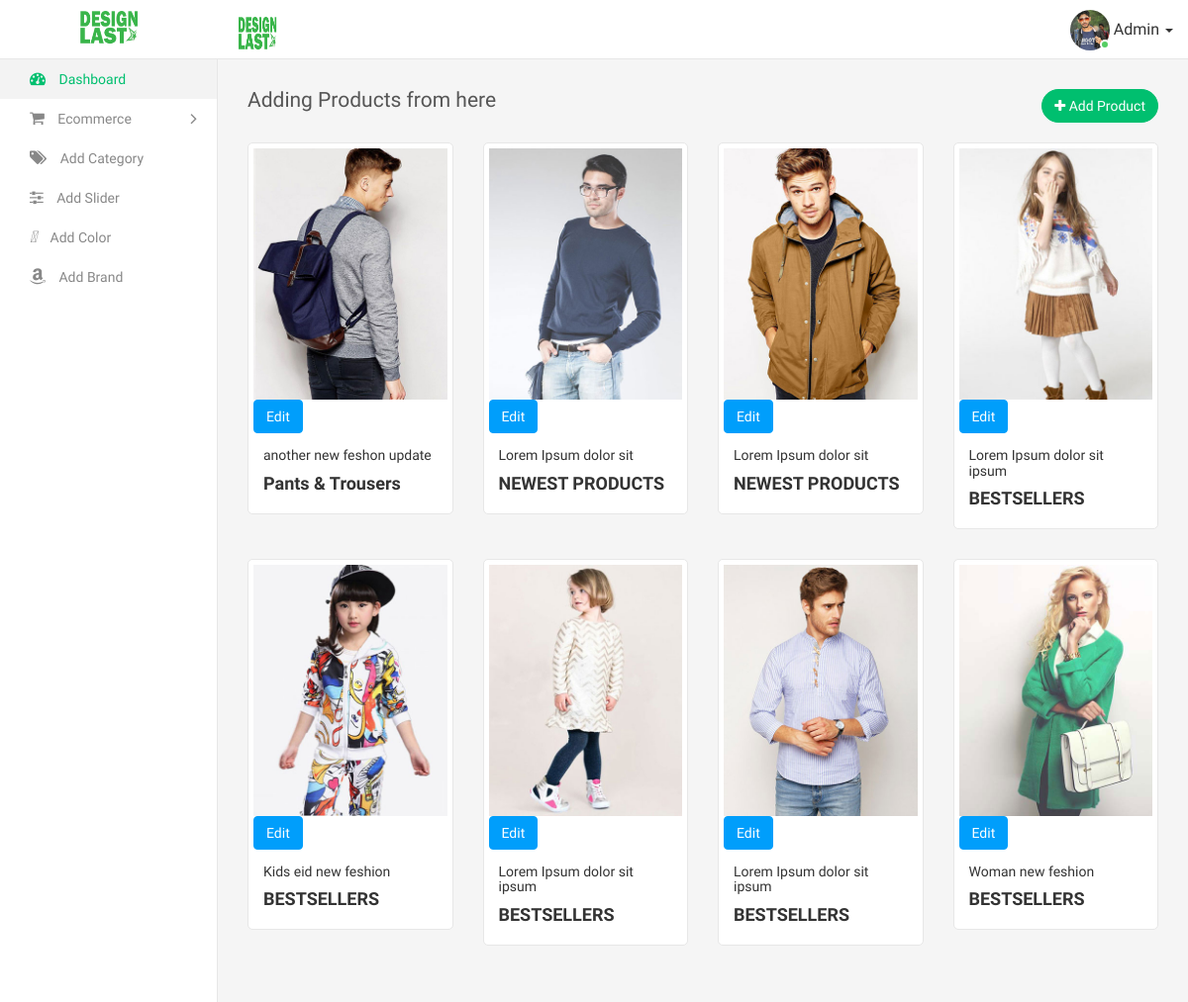
Screenshot of /products/ with the database file from the repository.
### shopapp/models.py (models this page shows, shortened)
class Product(models.Model):
    name                = models.CharField(max_length = 100)
    product_code        = models.IntegerField(blank = True, null = True)
    price               = models.IntegerField()
    discount_price      = models.IntegerField(blank = True, null = True)
    discount_off_price  = models.IntegerField(blank = True, null = True)
    category            = models.ForeignKey(Category, on_delete = models.CASCADE)
    color               = models.ForeignKey(Color, on_delete = models.CASCADE)
    brand_name          = models.ForeignKey(Brand, on_delete = models.CASCADE)
    image               = models.ImageField(upload_to = 'product')
    order_now_link      = models.URLField(max_length=200, blank=False)
    description         = models.TextField()
    publish_on          = models.DateTimeField(auto_now = False, auto_now_add = True)
    update_on           = models.DateTimeField(auto_now = False, auto_now_add = True)

class Category(models.Model):
    name         = models.CharField(max_length = 20, unique = True)
    create_a     = models.DateTimeField(auto_now = True, auto_now_add = False)
    def __str__(self):
        return self.name

### shopapp/views.py (the view)
# urls.py: path('products/', Products_View.as_view(), name = 'Products_View'),
class Products_View(View):
    def get(self, request):
        products = Product.objects.all()[:8]
        context = {
            'products' : products
        }
        template_name = 'admin/products.html'
        return render(request, template_name, context)

### templates/admin/products.html (shortened to what this page needs)
{% extends 'app/base_admin.html' %}
{% load static %}
{% block body %}
        <div class="page-wrapper">
            <div class="content container-fluid">
                <div class="row">
                    <div class="col-sm-4 col-xs-3">
                        <h4 class="page-title">Adding Products from here</h4>
                    </div>
                    <div class="col-sm-8 col-xs-9 text-right m-b-20">
                        <a href="{% url 'add_prodct_views' %}" class="btn btn-primary rounded pull-right"><i class="fa fa-plus"></i> Add Product</a>
                    </div>
                </div>
                <div class="row">
                  {% if products %}
                  {% for item in products %}
                    <div class="col-lg-3 col-md-4 col-sm-6 col-xs-12">
                        <div class="product">
                            <div class="product-inner">
                                <img alt="alt" src="/media/{{item.image}}">
                                <a href="{% url 'edit_product_views' item.id %}" class="btn btn-info proedit-btn">Edit</a>
                            </div>
                            <div class="pro-desc">
                                <h5>{{item.name}}</h5>
                                <div class="price">{{item.category}}</div>
                            </div>
                        </div>
                    </div>
                    {% endfor %}
                    {% endif %}
                </div>
            </div>
        </div>
    </div>
{% endblock %}

### rows the page displays
Product: image (picture), name "another new feshon update", category "Pants & Trousers"
Product: image (picture), name "Lorem Ipsum dolor sit", category "NEWEST PRODUCTS"
Product: image (picture), name "Lorem Ipsum dolor sit", category "NEWEST PRODUCTS"
Product: image (picture), name "Lorem Ipsum dolor sit ipsum", category "BESTSELLERS"
Product: image (picture), name "Kids eid new feshion", category "BESTSELLERS"
Product: image (picture), name "Lorem Ipsum dolor sit ipsum", category "BESTSELLERS"
Product: image (picture), name "Lorem Ipsum dolor sit ipsum", category "BESTSELLERS"
Product: image (picture), name "Woman new feshion", category "BESTSELLERS"
